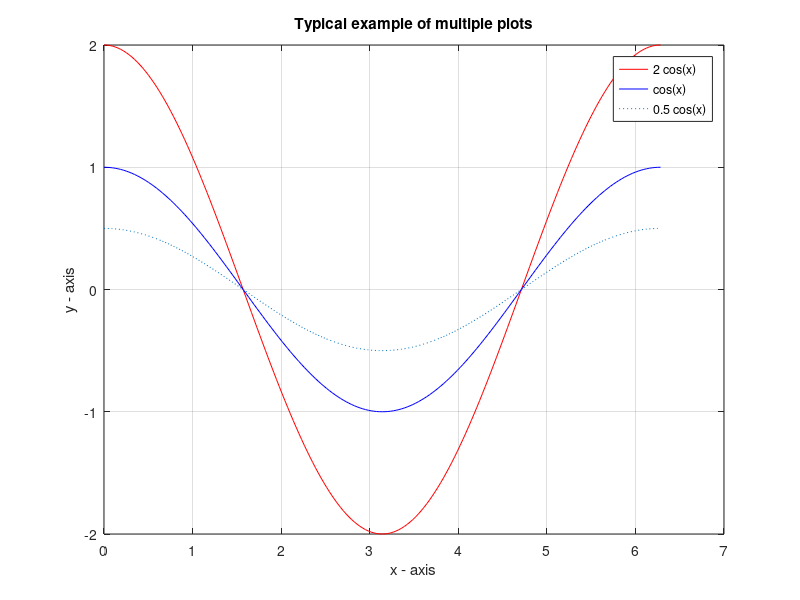

Write MATLAB code to recreate this figure.
x = 0:pi/100:2*pi;

y1 = 2*cos(x);
y2 = cos(x);
y3 = 0.5*cos(x);

plot(x, y1, 'r', x, y2, 'b', x, y3, ':')
grid on

xlabel('x - axis')
ylabel('y - axis')
legend('2 cos(x)', 'cos(x)', '0.5 cos(x)')
title('Typical example of multiple plots')
